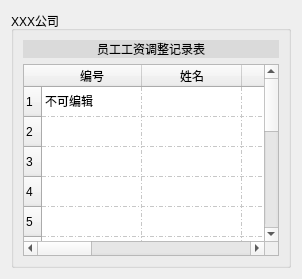
        <widget class="QWidget" name="page_4">
         <layout class="QVBoxLayout" name="verticalLayout_8">
          <item>
           <widget class="QGroupBox" name="groupBox_9">
            <property name="title">
             <string>XXX公司</string>
            </property>
            <layout class="QVBoxLayout" name="verticalLayout_12">
             <item>
              <widget class="QLabel" name="label_54">
               <property name="styleSheet">
                <string notr="true">background-color: rgb(218, 218, 218);</string>
               </property>
               <property name="text">
                <string>员工工资调整记录表</string>
               </property>
               <property name="alignment">
                <set>Qt::AlignCenter</set>
               </property>
              </widget>
             </item>
             <item>
              <widget class="QTableWidget" name="tableWidget">
               <property name="gridStyle">
                <enum>Qt::DashDotLine</enum>
               </property>
               <property name="rowCount">
                <number>14</number>
               </property>
               <row/>
               <row/>
               <row/>
               <row/>
               <row/>
               <row/>
               <row/>
               <row/>
               <row/>
               <row/>
               <row/>
               <row/>
               <row/>
               <row/>
               <column>
                <property name="text">
                 <string>编号</string>
                </property>
               </column>
               <column>
                <property name="text">
                 <string>姓名</string>
                </property>
               </column>
               <column>
                <property name="text">
                 <string>部门</string>
                </property>
               </column>
               <column>
                <property name="text">
                 <string>原工资</string>
                </property>
               </column>
               <column>
                <property name="text">
                 <string>调整后</string>
                </property>
               </column>
               <column>
                <property name="text">
                 <string>涨幅</string>
                </property>
               </column>
               <column>
                <property name="text">
                 <string>操作时间</string>
                </property>
               </column>
               <column>
                <property name="text">
                 <string>生效时间</string>
                </property>
               </column>
               <item row="0" column="0">
                <property name="text">
                 <string>不可编辑</string>
                </property>
               </item>
               <item row="1" column="0">
                <property name="text">
                 <string/>
                </property>
               </item>
               <item row="2" column="2">
                <property name="text">
                 <string/>
                </property>
               </item>
              </widget>
             </item>
            </layout>
           </widget>
          </item>
         </layout>
        </widget>
